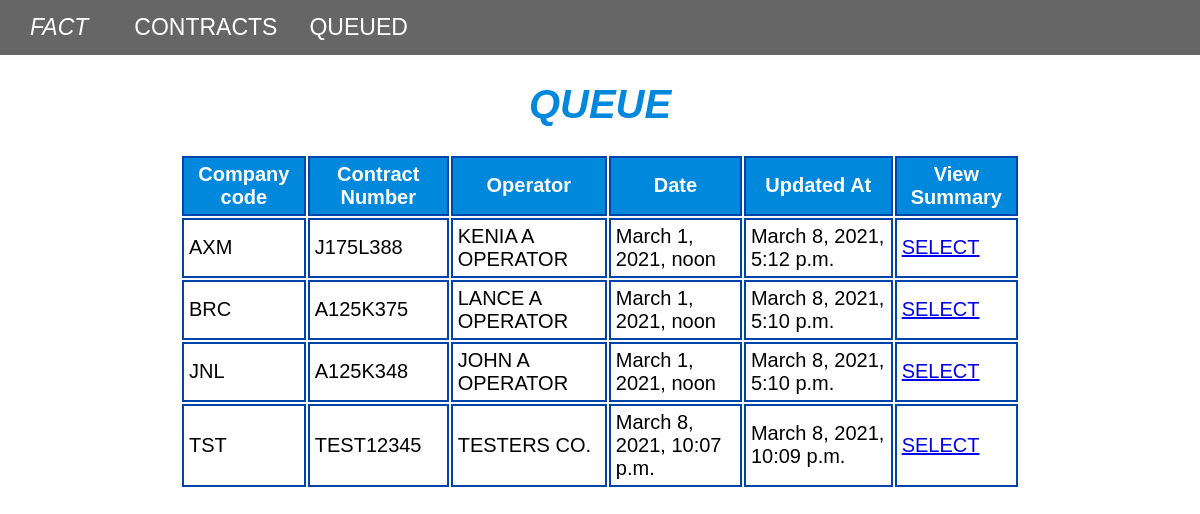
Before: /queue/ with the older database file.
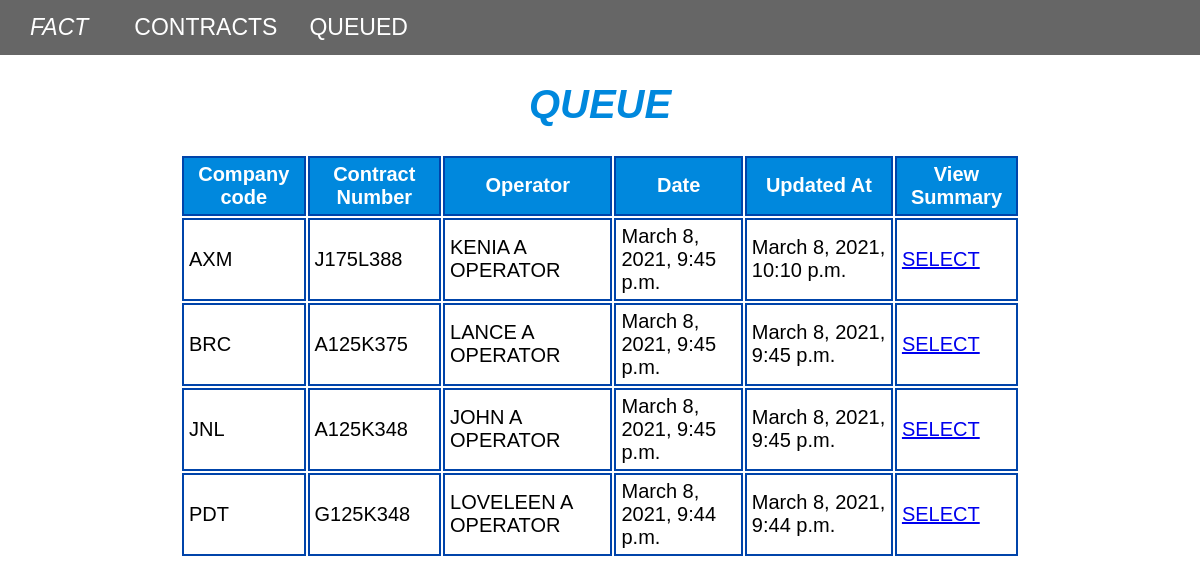
After: the same page with the newer database file.
### contracts/models.py (models this page shows, shortened)
class Contract(models.Model):
    contract_number = models.CharField(max_length=10)
    company_code = models.CharField(max_length=3)
    product = models.CharField(max_length=25)
    operator = models.CharField(max_length=50)
    total_weight = models.PositiveIntegerField()
    contract_date = models.DateTimeField(default=timezone.now)
    restrictions = models.CharField(max_length=20)
    curr_containers = models.JSONField()
    pend_containers = models.JSONField(null=True, blank=True)
    contract_date_updated_at = models.DateTimeField(auto_now=True)

### pages/views.py (the view)
# urls.py: path('queue/', QueuedContractsListView.as_view(), name='queue_list'),
class QueuedContractsListView(ListView):
    model = Contract
    context_object_name = "contracts"
    template_name = 'queue.html'

### templates/queue.html (shortened to what this page needs)
{% extends 'base.html' %}
{% block content %}
<div id="__home">
    <h1 id="title">QUEUE</h1>
    <table class="table table-hover" style="width: 70%">
      <tr>
        <th scope="col">Company code</th>
        <th scope="col">Contract Number</th>
        <th scope="col">Operator</th>
        <th scope="col">Date</th>
        <th scope="col">Updated At</th>
        <th scope="col">View Summary</th>
      </tr>
      {% for contract in contracts %}
      {% if contract.pend_containers %}
      <tr>
        <td scope="row">{{ contract.company_code }}</td>
        <td scope="row">{{ contract.contract_number }}</td>
        <td scope="row">{{ contract.operator }}</td>
        <td scope="row">{{ contract.contract_date }}</td>
        <td scope="row">{{ contract.contract_date_updated_at }}</td>
        <td scope="row"><a href="{% url 'pending' contract.id %}">SELECT</a></td>
      </tr>
      {% endif %}
      {% endfor %}
{% endblock content %}

### templates/base.html (shortened to what this page needs)
<!DOCTYPE html>
{% load static %}
<html lang="en">
<head>
    <link rel="stylesheet" href ="{% block css %}{% static 'css/base.css' %}{% endblock css %}">
</head>
<body>
  <nav id="__navbar" class="navbar navbar-expand-lg navbar-light bg-light">
    <div class="collapse navbar-collapse" id="navbarNav">
      <ul class="navbar-nav">
        <li class="navbar-brand" id="brand">
          <p>FACT</p>
        </li>
        <li class="nav-item">
          <a class="nav-link" href="{% url 'home' %}">CONTRACTS</a>
        </li>
        <li class="nav-item">
          <a class="nav-link" href="{% url 'queue_list' %}">QUEUED</a>
        </li>
      </ul>
    </div>
  </nav>
  <main>
        {% block content %}
        {% endblock content %}
    </main>
</body>
</html>

### static/css/base.css (style rules this page uses)
:root { font-family: 'Gill Sans', 'Gill Sans MT', Calibri, 'Trebuchet MS', sans-serif; font-size: 20px; }
body { margin: 0px; }
#__navbar ul { list-style-type: none; margin: 0; padding: 0; overflow: hidden; background-color: #666; }
#__navbar li { display: inline; float: left; }
#__navbar li a { display: block; color: white; text-align: center; padding: 14px 16px; text-decoration: none; font-size: 23px; }
#__navbar #brand { font-style: italic; display: block; color: white; text-align: center; padding: 0px 30px; margin-top: -9px; height: 23px; font-size: 23px; }
#__home #title { padding: 0px 20px; color: #0088dd; font-style: italic; font-size: 40px; text-align: center; }
#__home th, td { border: 2px solid #0044AA; border-collapse: collapse; padding: 5px; }
#__home table { margin-left: auto; margin-right: auto; }
#__home th { background-color: #0088dd; color: white; }
#__queueform table, th, td { border: 2px solid #0044AA; border-collapse: collapse; }

Changed rows visible on the page:
no longer on this page (row edited): Contract: company_code "TST", contract_number "TEST12345", operator "TESTERS CO.", contract_date "March 8, 2021, 10:07 p.m.", contract_date_updated_at "March 8, 2021, 10:09 p.m."
changed Contract "AXM": contract_date "March 1, 2021, noon" → "March 8, 2021, 9:45 p.m."; contract_date_updated_at "March 8, 2021, 5:12 p.m." → "March 8, 2021, 10:10 p.m."
changed Contract "BRC": contract_date "March 1, 2021, noon" → "March 8, 2021, 9:45 p.m."; contract_date_updated_at "March 8, 2021, 5:10 p.m." → "March 8, 2021, 9:45 p.m."
changed Contract "JNL": contract_date "March 1, 2021, noon" → "March 8, 2021, 9:45 p.m."; contract_date_updated_at "March 8, 2021, 5:10 p.m." → "March 8, 2021, 9:45 p.m."
now on this page (row edited): Contract: company_code "PDT", contract_number "G125K348", operator "LOVELEEN A OPERATOR", contract_date "March 8, 2021, 9:44 p.m.", contract_date_updated_at "March 8, 2021, 9:44 p.m."
